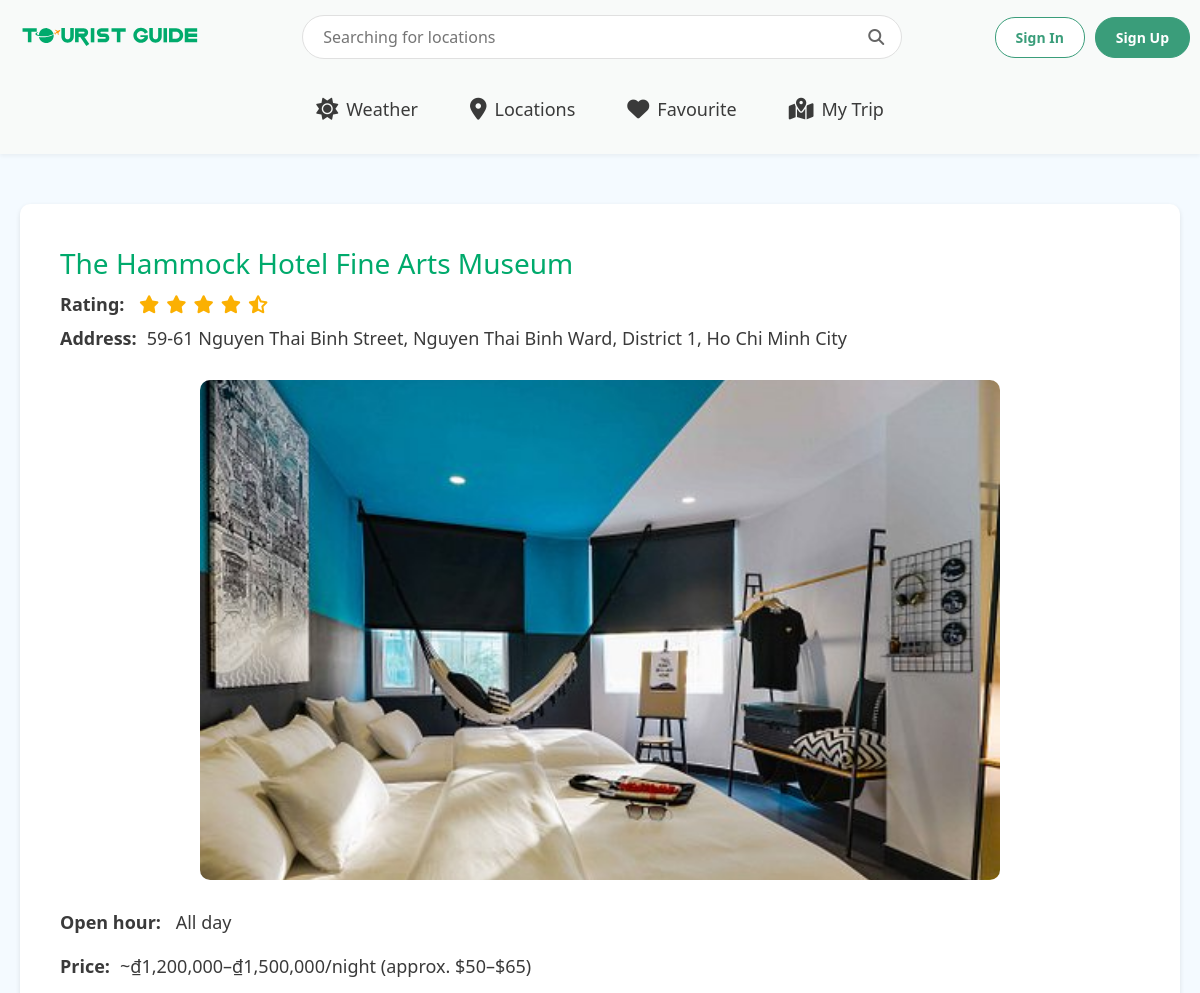
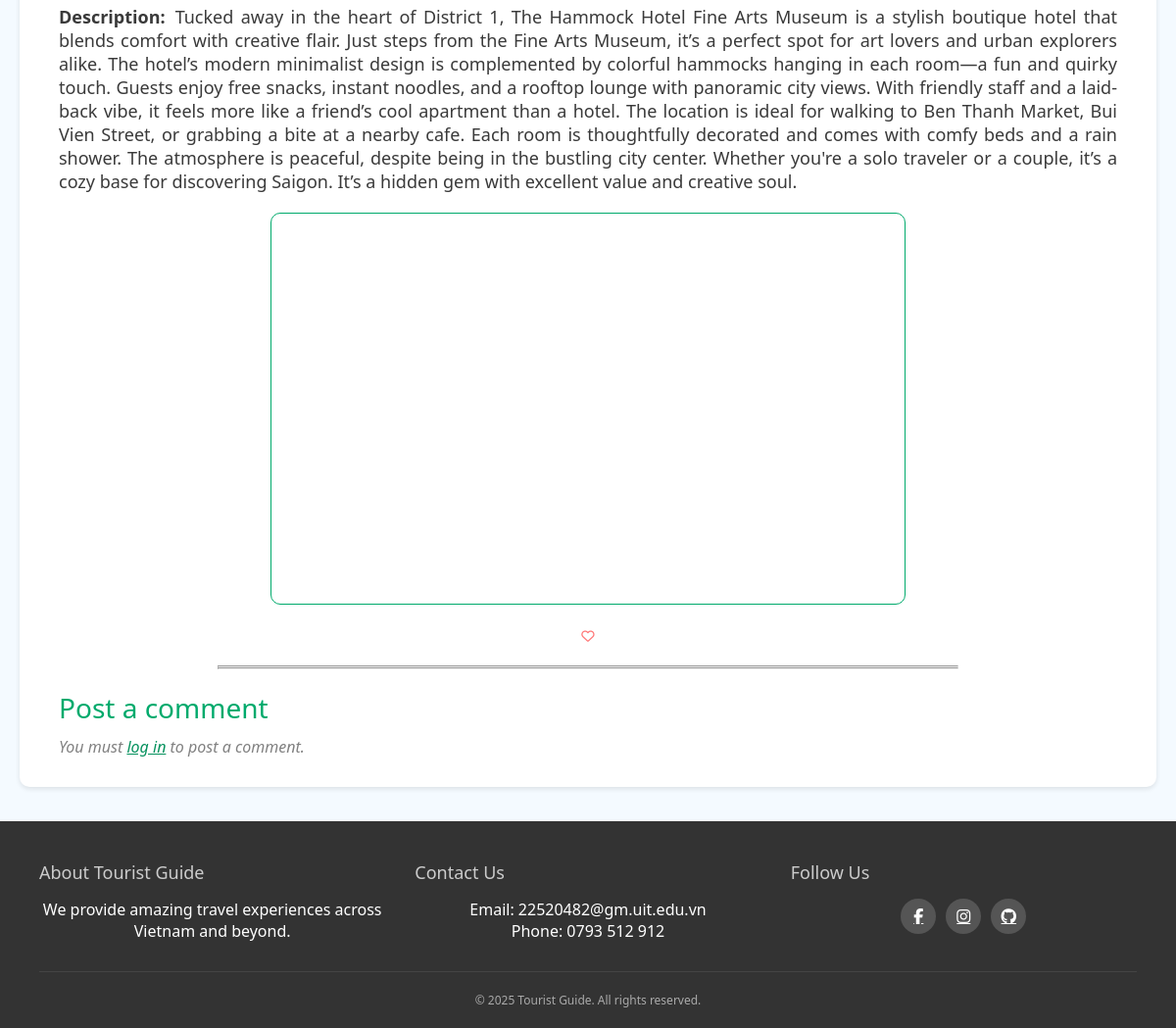
Screenshot of /AC001/ with the database file from the repository (2 pictures, top to bottom).
### location/models.py (models this page shows, shortened)
class Location(models.Model):
    favourited_by = models.ManyToManyField(User, related_name="favourite_locations", blank=True)
    code = models.CharField(max_length=10, unique=True)
    location = models.CharField(max_length = 64)
    type = models.CharField(max_length=18, default = "")
    tags = models.TextField(default = "")
    rating = models.FloatField(default = 5)
    open_time = models.TimeField(default = time(0,0))
    close_time = models.TimeField(default = time(23,59))
    ticket_info = models.CharField(max_length = 100, default = "")
    address = models.CharField(max_length = 100, default = "")
    image_path = models.CharField(max_length=255, default='')
    description = models.TextField(default="")
    long_description = models.TextField(default="")
    coordinate = models.CharField(max_length = 40, default = "")

### location/views.py (the view)
# urls.py: path('<str:location_code>/',views.display_location, name='display_location'),
def display_location(request, location_code):
    location = get_object_or_404(Location, code=location_code)
    if request.method == 'POST':
        content = request.POST.get('content', '').strip()
        rating = request.POST.get('rating')
        if not content:
            return redirect('display_location', location_code=location_code)
        bot_reply = "Thanks for your comment!"  # Default fallback reply
        if not rating:
            sentiment = predict_sentiment(content)
            if sentiment == "positive":
                bot_reply = "We're thrilled you had a great time! Hope to see you again!"
                rating = 4
            elif sentiment == "negative":
                bot_reply = "We're sorry to hear that. Your feedback helps us get better."
                rating = 2
            else:
                bot_reply = "Thank you for sharing your thoughts. We appreciate your input!"
                rating = 3
        else:
            try:
                rating = int(rating)
            except ValueError:
                rating = 3  # default rating if invalid
            if rating == 5:
                bot_reply = "Awesome! We're thrilled you loved it!"
            elif rating == 4:
                bot_reply = "Great! Glad you had a good time."
            elif rating == 3:
                bot_reply = "Thanks! We'll try to make your next visit even better."
            elif rating == 2:
                bot_reply = "Sorry to hear that. We hope things improve."
            elif rating == 1:
                bot_reply = "We sincerely apologize. Your feedback is valuable to us."
            else:
                bot_reply = "Thanks for your feedback!"
        Comment.objects.create(
            location=location,
            user=request.user,
            content=content,
            rating=rating,
            bot_reply=bot_reply
        )
        return redirect('display_location', location_code=location_code)
    else:
        comments = Comment.objects.filter(location=location, parent=None).prefetch_related('replies').order_by('-created_at')
        rating = round(location.rating * 2) / 2 if location.rating else 0
        full_stars = int(rating)
        has_half = (rating - full_stars) >= 0.5
        star_html = '<i class="fas fa-star"></i>' * full_stars
        if has_half:
            star_html += '<i class="fas fa-star-half-alt"></i>'
            empty_stars = 5 - full_stars - 1
        else:
            empty_stars = 5 - full_stars
        star_html += '<i class="far fa-star"></i>' * empty_stars
        if request.user.is_authenticated and location.favourited_by.filter(id=request.user.id).exists():
            favourite_symbol = '<i class="fa-solid fa-heart"></i>'
        else:
            favourite_symbol = '<i class="fa-regular fa-heart"></i>'
        lat, long = location.coordinate.split(", ")
        open_time = location.open_time.strftime("%H:%M") if location.open_time else "N/A"
        close_time = location.close_time.strftime("%H:%M") if location.close_time else "N/A"
        if open_time == "00:00" and close_time == "23:59":
            open_time_str = "All day"
        elif location.close_time and location.open_time and location.close_time < location.open_time:
            open_time_str = f"{open_time} - {close_time} (The next day)"
        else:
            open_time_str = f"{open_time} - {close_time}"
        return render(request, "display.html", {
            "code": location.code,
            "location_name": location.location,
            "type": location.type,
            "open_time": open_time_str,
            "ticket_info": location.ticket_info,
            "address": location.address,
            "image_path": location.image_path,
            "long_description": location.long_description,
            "favourite_symbol": favourite_symbol,
            "lat": lat,
            "long": long,
            "star_html": star_html,
            "comments": comments,
            "location_obj": location  # dùng cho form POST
        })

### location/templates/display.html (shortened to what this page needs)
{% extends "layout.html" %}
{% load static %}
{% block css %}
<link rel="stylesheet" href="{% static 'css/display_location.css' %}">
<link rel="stylesheet" href="https://unpkg.com/leaflet/dist/leaflet.css" />
<link rel="stylesheet" href="{% static 'css/display_location.css' %}?v={{ timestamp }}">
{% endblock %}
{% block body %}
<div class="location-container">
    <div class="location-name">
        {{ location_name }}
    </div>
    <div class="text">
        <div class="location-rating">
            <strong>Rating:</strong> {{ star_html|safe }}
        </div>
    </div>
    <div class="text">
        <div class="location-address">
            <strong>Address:</strong>{{ address }}
        </div>
    </div>
    <div class="location-img">
        <img src="{% static image_path %}" alt="{{ location.name }}">
    </div>
    <div class="text">
        <div class="time-info">
            <strong>Open hour: </strong> {{ open_time }}
        </div>
    </div>
    <div class="text">
        <div class="location-ticket-info">
            <strong>Price:</strong>{{ ticket_info }}
        </div>
    </div>
    <div class="text">
        <div class="location-description">
            <strong>Description:</strong>{{ long_description }}
        </div>
    </div>
    <iframe id="map" loading="lazy" allowfullscreen
        src="https://maps.google.com/maps?q={{ lat }},{{ long }}&z=15&output=embed">
    </iframe>
    <div class="favourite-block">
        <div class="favourite-location">
            <form method="post" action="{% url 'locations' %}" class="fav-form" style="display:inline;">
                <button type="submit" style="background: none; border: none; padding: 0; cursor: pointer;">
                    {{ favourite_symbol|safe }}
                </button>
            </form>
        </div>
    </div>
   <hr>
<hr>
<h3>Post a comment</h3>
    {% if user.is_authenticated %}
    <form id="comment-form">
        {% csrf_token %}
        <textarea type="text" name="content" placeholder="Write your comment..." required></textarea>
        <div class="bla">
            <label for="rating">Rate this location:</label>
            <select name="rating" id="rating">
                <option value="">-- Optional --</option>
                <option value="5">5 - Excellent</option>
                <option value="4">4 - Very Good</option>
                <option value="3">3 - Average</option>
                <option value="2">2 - Poor</option>
                <option value="1">1 - Terrible</option>
            </select>
            <button id="submit" type="submit">Submit Comment <i class="fas fa-paper-plane"></i>
            </button>
        </div>
    </form>
    {% else %}
    <p style="font-style: italic; color: gray;">
        You must <a href="{% url 'login' %}" style="color: #05915d; text-decoration: underline;">log in</a> to post a comment.
    </p>
    {% endif %}
</div>
{% endblock %}

### location/static/css/layout.css (style rules this page uses)
:root { --main-green: #3a9d7a; --hover-green: #2c8a68; --light-green-bg: #e8f5f1; --text-dark: #3a3a3a; --text-light: #fff; --border-color: #e0e0e0; --shadow-light: rgba(0, 0, 0, 0.05); }
* { margin: 0; padding: 0; box-sizing: border-box; font-family: 'Segoe UI', Tahoma, Geneva, Verdana, sans-serif; }
html { overflow-y: scroll; overflow-x: hidden; }
body { background-color: #f4faff; color: var(--text-dark); }

### location/static/css/display_location.css (style rules this page uses)
#map { margin: 10px auto; height: 400px; width: 60%; border-radius: 10px; border: #00aa6c solid 1px; position: relative; z-index: 1; }
.text { font-size: 18px; }
.location-container { display: flex; flex-direction: column; margin: 30px auto 15px auto; width: 100%; max-width: 1200px; padding: 30px 40px; background-color: white; border-radius: 10px; box-shadow: 0px 2px 5px rgba(0, 0, 0, 0.1); }
.location-name { text-align: left; color: #00aa6c; font-size: 28px; font-weight: 500; margin-top: 10px; margin-bottom: 10px; }
.text strong { margin-right: 10px; }
.location-rating i { color: #fbb002; margin-right: 7px; }
.location-address { display: flex; margin-top: 10px; margin-bottom: 10px; list-style: none; }
.location-img { width: 800px; height: 500px; text-align: center; margin: 20px auto; border-radius: 10px; background-size: cover; background-position: center; }
.location-img img { width: 100%; height: 100%; object-fit: cover; border-radius: 10px; display: block; }
.time-info { margin-top: 10px; margin-bottom: 10px; }
.location-ticket-info { margin-top: 10px; margin-bottom: 10px; }
.location-ticket-info strong { margin-right: 10px; }
.location-description { text-align: justify; margin-top: 10px; margin-bottom: 10px; font-size: 18px; }
.location-description strong { margin-right: 10px; }
.location-address strong { margin-right: 10px; }
.favourite-block { display: block; margin-top: 10px; margin-bottom: 20px; }
.favourite-location { flex: 1; align-items: top; text-align: center; }
.favourite-location i { color: rgb(255, 119, 119); }
hr { width: 70%; margin: 0 auto; }
h3 { text-align: left; color: #00aa6c; font-size: 28px; font-weight: 500; margin-top: 20px; margin-bottom: 10px; }

### rows the page displays
Location: location "The Hammock Hotel Fine Arts Museum", address "59-61 Nguyen Thai Binh Street, Nguyen Thai Binh Ward, District 1, Ho Chi Minh City", image_path (picture), ticket_info "~₫1,200,000–₫1,500,000/night (approx. $50–$65)", long_description "Tucked away in the heart of District 1, The Hammock Hotel Fine Arts Museum is a stylish boutique hotel that blends comfort with creative flair. Just steps from the Fine Arts Museum, it’s a perfect spot for art lovers and urban explorers alike. The hotel’s modern minimalist design is complemented by colorful hammocks hanging in each room—a fun and quirky touch. Guests enjoy free snacks, instant noodles, and a rooftop lounge with panoramic city views. With friendly staff and a laid-back vibe, it feels more like a friend’s cool apartment than a hotel. The location is ideal for walking to Ben Thanh Market, Bui Vien Street, or grabbing a bite at a nearby cafe. Each room is thoughtfully decorated…"

### other values shown
{{ open_time }} "All day"
